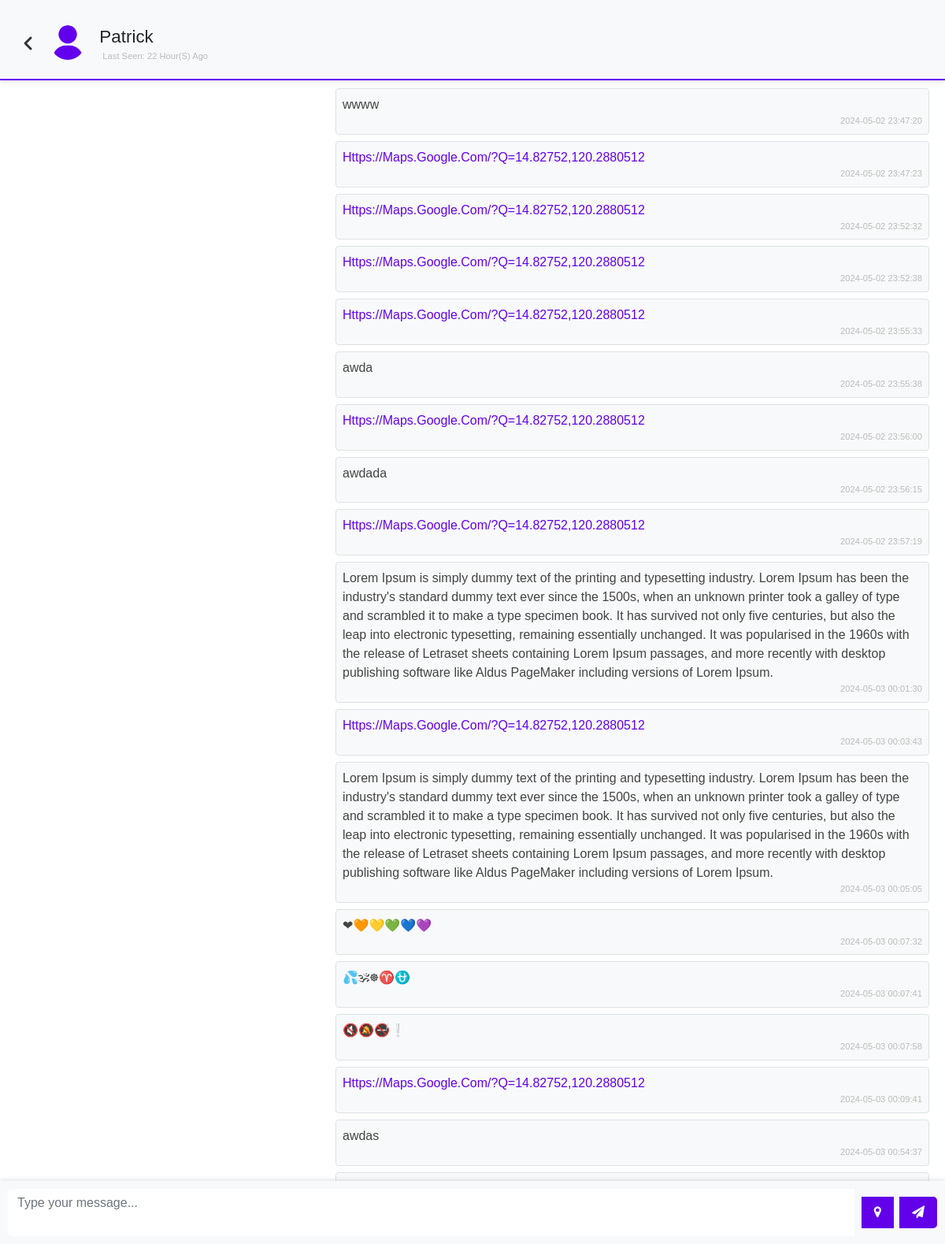
/chat.php?user=Patrick (signed in), run on the app's committed database.
### tables this page shows
CREATE TABLE `users` (
  `user_id` int(11) NOT NULL,
  `name` varchar(255) NOT NULL,
  `username` varchar(255) NOT NULL,
  `email` varchar(255) NOT NULL,
  `password` varchar(255) NOT NULL,
  `p_p` varchar(255) DEFAULT 'user-default.png',
  `code` text NOT NULL,
  `is_admin` tinyint(1) NOT NULL,
  `last_seen` datetime NOT NULL DEFAULT current_timestamp()
);

CREATE TABLE `chats` (
  `chat_id` int(11) NOT NULL,
  `from_id` int(11) NOT NULL,
  `to_id` int(11) NOT NULL,
  `message` text NOT NULL,
  `opened` tinyint(1) NOT NULL DEFAULT 0,
  `created_at` datetime NOT NULL DEFAULT current_timestamp()
);

### app/helpers/user.php (called while the page is built)
<?php
function getUser($username, $conn){
   $sql = "SELECT * FROM users
           WHERE username=?";
   $stmt = $conn->prepare($sql);
   $stmt->execute([$username]);
   if ($stmt->rowCount() === 1) {
   	 $user = $stmt->fetch();
   	 return $user;
   }else {
   	$user = [];
   	return $user;
   }
}

### app/helpers/timeAgo.php (called while the page is built, shortened)
<?php
function last_seen($date_time){
   $timestamp = strtotime($date_time);
   $strTime = array("second", "minute", "hour", "day", "month", "year");
   $length = array("60","60","24","30","12","10");
   $currentTime = time();
   if($currentTime >= $timestamp) {
		$diff     = time()- $timestamp;
		for($i = 0; $diff >= $length[$i] && $i < count($length)-1; $i++) {
		$diff = $diff / $length[$i];
		}
		$diff = round($diff);
		if ($diff < 59 && $strTime[$i] == "second") {
			return 'Active';
		}else {
			return $diff . " " . $strTime[$i] . "(s) ago ";
		}
   }
}

### app/helpers/chat.php (called while the page is built)
<?php
function getChats($id_1, $id_2, $conn){
   $sql = "SELECT * FROM chats
           WHERE (from_id=? AND to_id=?)
           OR    (to_id=? AND from_id=?)
           ORDER BY chat_id ASC";
    $stmt = $conn->prepare($sql);
    $stmt->execute([$id_1, $id_2, $id_1, $id_2]);
    if ($stmt->rowCount() > 0) {
    	$chats = $stmt->fetchAll();
    	return $chats;
    }else {
    	$chats = [];
    	return $chats;
    }
}

### chat.php (the view, shortened to what this page needs)
<?php
  if (isset($_SESSION['username'])) {
  	include 'app/db.conn.php';
  	include 'app/helpers/user.php';
  	include 'app/helpers/chat.php';
  	include 'app/helpers/timeAgo.php';
  	$chatWith = getUser($_GET['user'], $conn);
  	$chats = getChats($_SESSION['user_id'], $chatWith['user_id'], $conn);
?>
<!DOCTYPE html>
<html lang="en">
<head>
	<link href="https://cdn.jsdelivr.net/npm/bootstrap@5.0.1/dist/css/bootstrap.min.css" rel="stylesheet">
	<link rel="stylesheet"
	      href="css/style.css">
	<link rel="stylesheet" href="https://cdnjs.cloudflare.com/ajax/libs/font-awesome/4.7.0/css/font-awesome.min.css">
	<link rel="stylesheet" href="https://unpkg.com/leaflet/dist/leaflet.css" />
</head>
<body class="d-flex
             justify-content-center
             vh-100">
    <div class="w-400 rounded">
	<div class="pic-container">
	<a href="home.php"><img src="back.png" alt="" id="back-icon"></a>
	<div class="d-flex align-items-center mt-3 ">
    	   	  <img src="uploads/<?=$chatWith['p_p']?>"
    	   	       class="w-15 rounded-circle mb-2">
               <h3 class="display-4 fs-sm m-2 chat-username">
               	  <?=$chatWith['name']?> <br>
               	  <div class="d-flex
               	              align-items-center"
               	        title="online">
               	    <?php
                        if (last_seen($chatWith['last_seen']) == "Active") {
               	    ?>
               	        <div class="online"></div>
               	        <small class="d-block p-1">Online</small>
               	  	<?php }else{ ?>
               	         <small class="d-block p-1">
               	         	Last seen:
               	         	<?=last_seen($chatWith['last_seen'])?>
               	         </small>
               	  	<?php } ?>
               	  </div>
               </h3>
    	   </div>
    </div>
	<div class="chat-container">
    	   <div class="p-1 rounded
    	               d-flex flex-column
    	                mt-2 chat-box"
    	        id="chatBox">
    	        <?php
                     if (!empty($chats)) {
                     foreach($chats as $chat){
                     	if($chat['from_id'] == $_SESSION['user_id'])
                     	{ ?>
						<p class="rtext align-self-end
						        border rounded p-2 mb-2">
						    <?=$chat['message']?>
						    <small class="d-block">
						    	<?=$chat['created_at']?>
						    </small>
						</p>
                    <?php }
                     }
    	   	} ?>
    	   </div>
    </div>
	<div class="input-group message-input">
    <textarea id="message" class="form-control" placeholder="Type your message..."></textarea>
    <button onclick="shareLocation()"id="locationBtn" class="btn btn-secondary location-btn"><i class="fa fa-map-marker"></i></button>
    <button id="sendBtn" class="btn btn-secondary"><i class="fa fa-paper-plane"></i></button>
</div>
    </div>
 </body>
 </html>
<?php
  }else{
  	header("Location: index.php");
   	exit;
  }
 ?>

### css/style.css (style rules this page uses)
.vh-100 { min-height: 100vh; }
.w-400 { width: 100%; height: 100vh; padding-left:1rem; padding-right:1rem; }
a { text-decoration: none; }
.w-15 { width: 15%; }
.fs-sm { font-size: 1.4rem; }
small { color: #bbb; font-size: 0.7rem; text-align: right; }
.chat-box { overflow-y: auto; overflow-x: hidden; max-height: 50vh; }
.rtext { width: 65%; background: #f8f9fa; color: #444; }
textarea { resize: none; }
body { font-family: "Poppins", sans-serif; }
html { scrollbar-width: none; }
#back-icon { margin-top: 10px; margin-left:0.5rem; }
.btn-secondary { background-color:#6200EA; }
.pic-container { border-bottom: 2px solid #6200EE; }
.chat-box { max-height: 100vh; overflow-y: auto; }
.message-input { position: fixed; bottom: 0; left: 0; width: 100%; background-color: #f8f9fa; padding: 10px; display: flex; align-items: center; box-shadow: 0px -2px 5px rgba(0, 0, 0, 0.1); }
.message-input textarea { flex: 1; margin-right: 10px; border: none; border-radius: 5px; resize: none; }
.message-input button { border: none; color: #fff; padding: 8px 16px; border-radius: 5px; cursor: pointer; }
.pic-container { position: fixed; top: 0; left: 0; width: 100%; background-color: #f8f9fa; padding: 10px; display: flex; align-items: center; box-shadow: 0px 2px 5px rgba(0, 0, 0, 0.1); }
.pic-container img { margin-right: 10px; border-radius: 50%; }
.chat-container { padding-top: 100px; height: 100vh; padding-bottom: 10px; max-height: calc(110vh - 156px); overflow-y: auto; }
.location-btn { margin-right: 0.5rem; }
a { color: #6200EE; text-transform: capitalize; }
.chat-username { text-transform: capitalize; }

### data on the page
users: p_p (placeholder picture), name "Patrick", last_seen "22 Hour(S) Ago"
chats: message "wwww", created_at "2024-05-02 23:47:20"
chats: message "Https://Maps.google.com/?q=14.82752,120.2880512", created_at "2024-05-02 23:47:23"
chats: message "Https://Maps.google.com/?q=14.82752,120.2880512", created_at "2024-05-02 23:52:32"
chats: message "Https://Maps.google.com/?q=14.82752,120.2880512", created_at "2024-05-02 23:52:38"
chats: message "Https://Maps.google.com/?q=14.82752,120.2880512", created_at "2024-05-02 23:55:33"
chats: message "awda", created_at "2024-05-02 23:55:38"
chats: message "Https://Maps.google.com/?q=14.82752,120.2880512", created_at "2024-05-02 23:56:00"
chats: message "awdada", created_at "2024-05-02 23:56:15"
chats: message "Https://Maps.google.com/?q=14.82752,120.2880512", created_at "2024-05-02 23:57:19"
chats: message "Lorem Ipsum is simply dummy text of the printing and typesetting industry. Lorem Ipsum has been the industry's standard dummy text ever since the 1500s, when an unknown printer took a galley of type and scrambled it to make a type specimen book. It has survived not only five centuries, but also the leap into electronic typesetting, remaining essentially unchanged. It was popularised in the 1960s with the release of Letraset sheets containing Lorem Ipsum passages, and more recently with desktop publishing software like Aldus PageMaker including versions of Lorem Ipsum.", created_at "2024-05-03 00:01:30"
chats: message "Https://Maps.google.com/?q=14.82752,120.2880512", created_at "2024-05-03 00:03:43"
chats: message "Lorem Ipsum is simply dummy text of the printing and typesetting industry. Lorem Ipsum has been the industry's standard dummy text ever since the 1500s, when an unknown printer took a galley of type and scrambled it to make a type specimen book. It has survived not only five centuries, but also the leap into electronic typesetting, remaining essentially unchanged. It was popularised in the 1960s with the release of Letraset sheets containing Lorem Ipsum passages, and more recently with desktop publishing software like Aldus PageMaker including versions of Lorem Ipsum.", created_at "2024-05-03 00:05:05"
chats: message "❤🧡💛💚💙💜", created_at "2024-05-03 00:07:32"
chats: message "💦🕉☸♈⛎", created_at "2024-05-03 00:07:41"
chats: message "🔇🔕🚭❕", created_at "2024-05-03 00:07:58"
chats: message "Https://Maps.google.com/?q=14.82752,120.2880512", created_at "2024-05-03 00:09:41"
chats: message "awdas", created_at "2024-05-03 00:54:37"
